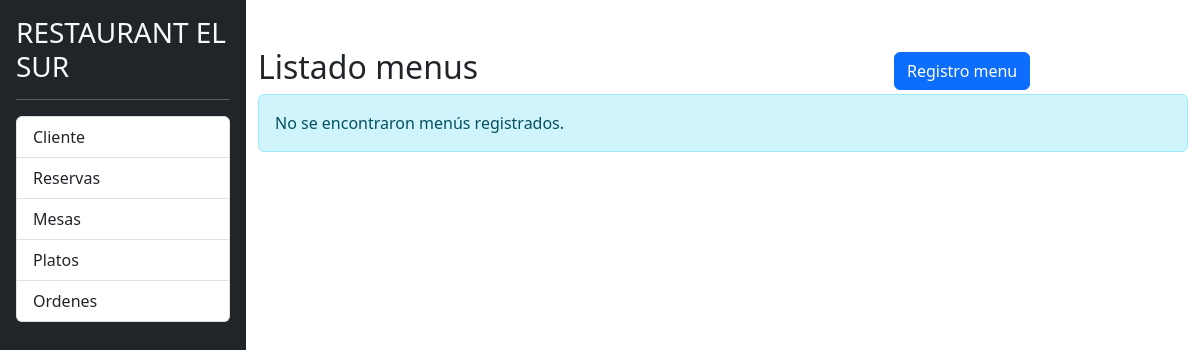
Before: /listado_menus.php with the older database file.
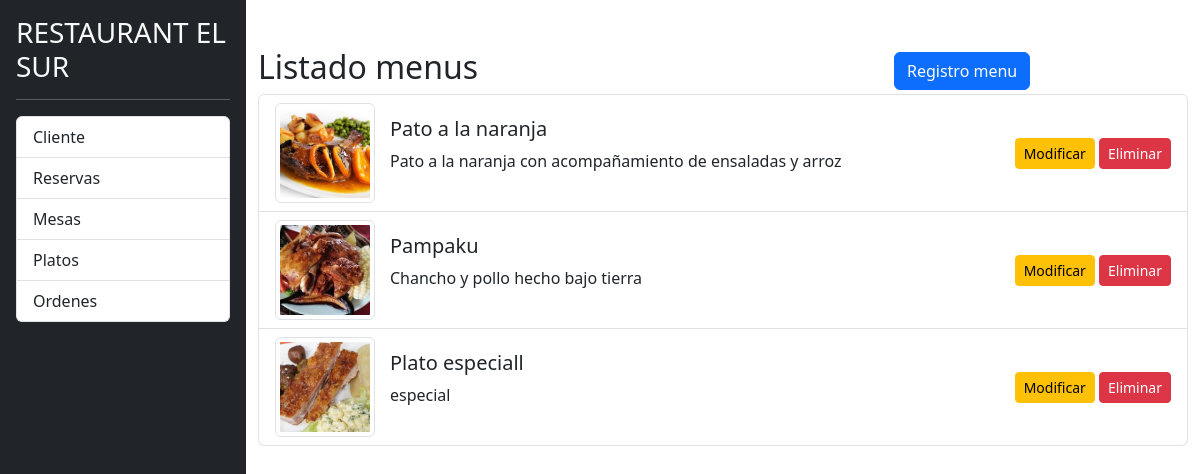
After: the same page with the newer database file.
### tables this page shows
CREATE TABLE `menus` (
  `id` int(11) NOT NULL,
  `nombre` varchar(255) NOT NULL,
  `descripcion` varchar(255) DEFAULT NULL,
  `url_imagen` varchar(255) DEFAULT NULL
);

### listado_menus.php (the view, shortened to what this page needs)
<?php
include 'php/conexion.php';
$sql = "SELECT id, nombre, descripcion, url_imagen FROM menus";
$resultado = $conn->query($sql);
?>
<!DOCTYPE html>
<html lang="es">
<head>
    <link rel="stylesheet" href="css/bootstrap.min.css">
    <link rel="stylesheet" href="css/styles.css">
</head>
<body>
    <div class="d-flex">
        <div class="bg-dark border-rigth p-3" id="sidebar">
            <h3 class="text-light">RESTAURANT EL SUR</h3>
            <hr class="text-white" />
            <div class="list-group list-reset">
                <a href="listado_clientes.php" class="list-group-item list-group-item-action">Cliente</a>
                <a href="listado_reservas.php" class="list-group-item list-group-item-action">Reservas</a>
                <a href="listado_mesas.php" class="list-group-item list-group-item-action">Mesas</a>
                <a href="listado_menus.php" class="list-group-item list-group-item-action">Platos</a>
                <a href="listado_detalle_reserva.php" class="list-group-item list-group-item-action">Ordenes</a>
            </div>
        </div>
        <div class="container">
            <div class="row align-items-center mt-5">
                <div class="col-md-8">
                    <h2>Listado menus</h2>
                </div>
                <div class="col-md-4 text-right ml-auto">
                    <a href="registro_menu.php" class="btn btn-primary">Registro menu</a>
                </div>
            </div>
            <?php if ($resultado->num_rows > 0): ?>
                <div class="list-group">
                    <?php while ($fila = $resultado->fetch_assoc()): ?>
                        <div class="list-group-item d-flex justify-content-between align-items-center">
                            <div class="d-flex align-items-center">
                                <img src="<?php echo $fila['url_imagen']; ?>" alt="Miniatura" class="img-thumbnail" style="width: 100px; height: 100px; object-fit: cover; margin-right: 15px;">
                                <div>
                                    <h5><?php echo $fila['nombre']; ?></h5>
                                    <p><?php echo $fila['descripcion']; ?></p>
                                </div>
                            </div>
                            <div>
                                <a href="modificar_menu.php?id=<?php echo $fila['id']; ?>" class="btn btn-warning btn-sm">Modificar</a>
                                <a href="eliminar_menu.php?id=<?php echo $fila['id']; ?>" class="btn btn-danger btn-sm" onclick="return confirm('¿Estás seguro de que deseas eliminar este menú?');">Eliminar</a>
                            </div>
                        </div>
                    <?php endwhile; ?>
                </div>
            <?php else: ?>
                <div class="alert alert-info">No se encontraron menús registrados.</div>
            <?php endif; ?>
        </div>
    </div>
</body>
</html>

Changed rows visible on the page:
added menus: url_imagen (picture), nombre "Pato a la naranja", descripcion "Pato a la naranja con acompañamiento de ensaladas y arroz"
added menus: url_imagen (picture), nombre "Pampaku", descripcion "Chancho y pollo hecho bajo tierra"
added menus: url_imagen (picture), nombre "Plato especiall", descripcion "especial"
Other visible differences:
text no longer shown: "No se encontraron menús registrados."
